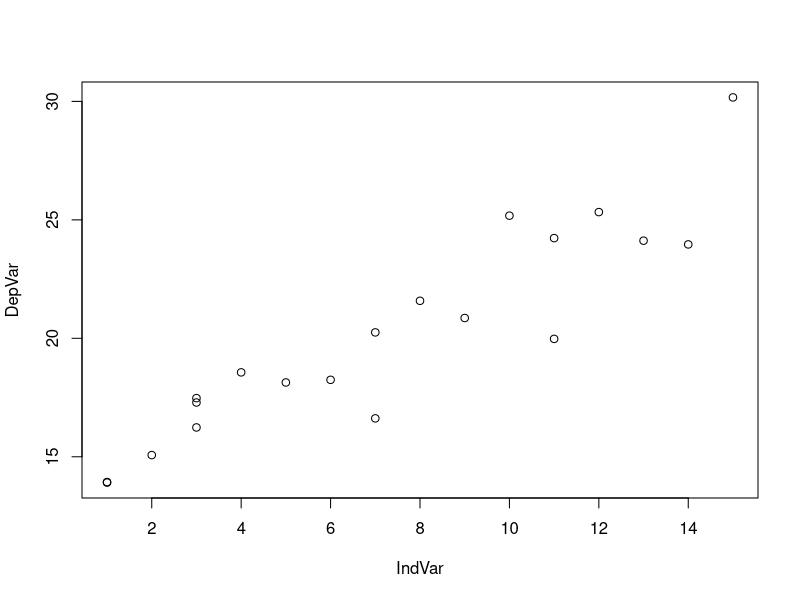
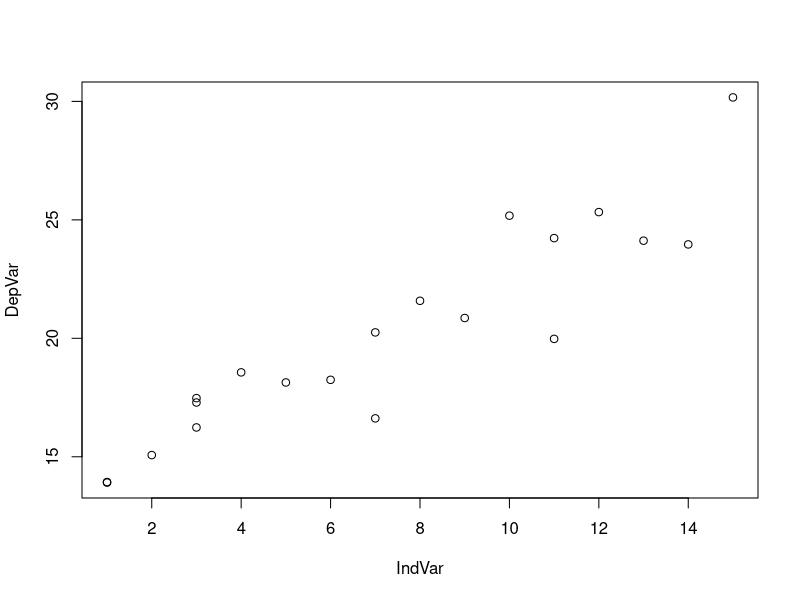

Reproduce these figures in R, in order. (Note: this script raises an error after producing the figures.)
######## Basic statistics ######

#######Common functions

x<-c(1,1,1,1,2,3,4,5,6,7,8,8,8,9,10)
max(x)
mean(x)
median(x)
range(x)
quantile(x)
var(x)   #variance
sd(x)    #standard deviation
summary(x)  #Summary of x




#######Linear Regression
IndVar<-c(1,1,2,3,3,3,4,5,6,7,7,8,9,10,11,11,12,13,14,15)
DepVar<- 13 + IndVar*rnorm(20,1,0.25)     #DepVar has a slope is correlated with IndVar (therefore linear)
plot(IndVar,DepVar)     #Check out Linear relationship!
plot(DepVar~IndVar)     #Same plot, different syntax

#We know that IndVar and DepVar are linearly related... How to check?
#Least Squares of course!

LinReg1<- lm(IndVar~DepVar)   #It does the linear regression all for you!
summary(LinReg1)


A=c(rep("Yes",10),rep("No",15))
B=c(rep("Bloke",20),rep("Lady",5))

tab<-table(A,B)

#prop.table(table, dimension )         dimension is row (1) or columm (2)
prop.table(tab)   #Proportion of all entries in a given group (No or Yes, Lady or Bloke)
prop.table(tab,2)   #Proportion of Blokes/Ladies who said Yes/No
prop.table(tab,1)     #Proportion of people who said Yes/No who were Blokes/Ladies


########################################GGPLOT2################

Mydata<-data("ToothGrowth")

ToothGrowth$dose <- as.factor(ToothGrowth$dose)
head(ToothGrowth)



# Basic box plot
p <- ggplot(ToothGrowth, aes(x=dose, y=len)) + 
  geom_boxplot()
p


# Rotate the box plot
p + coord_flip()

# Notched box plot
ggplot(ToothGrowth, aes(x=dose, y=len)) + 
  geom_boxplot(notch=TRUE)

# Change outlier, color, shape and size
ggplot(ToothGrowth, aes(x=dose, y=len)) + 
  geom_boxplot(outlier.colour="red", outlier.shape=8,
               outlier.size=4)



p + scale_x_discrete(limits=c("0.5", "2"))    #Choose the x-axis notches


# Box plot with dot plot
p + geom_dotplot(binaxis='y', stackdir='center', dotsize=1)
# Box plot with jittered points
# 0.2 : degree of jitter in x direction
p + geom_jitter(shape=16, position=position_jitter(0.2))



# Change box plot line COLORS BY GROUPS
p<-ggplot(ToothGrowth, aes(x=dose, y=len, color=dose)) +
  geom_boxplot()
p

